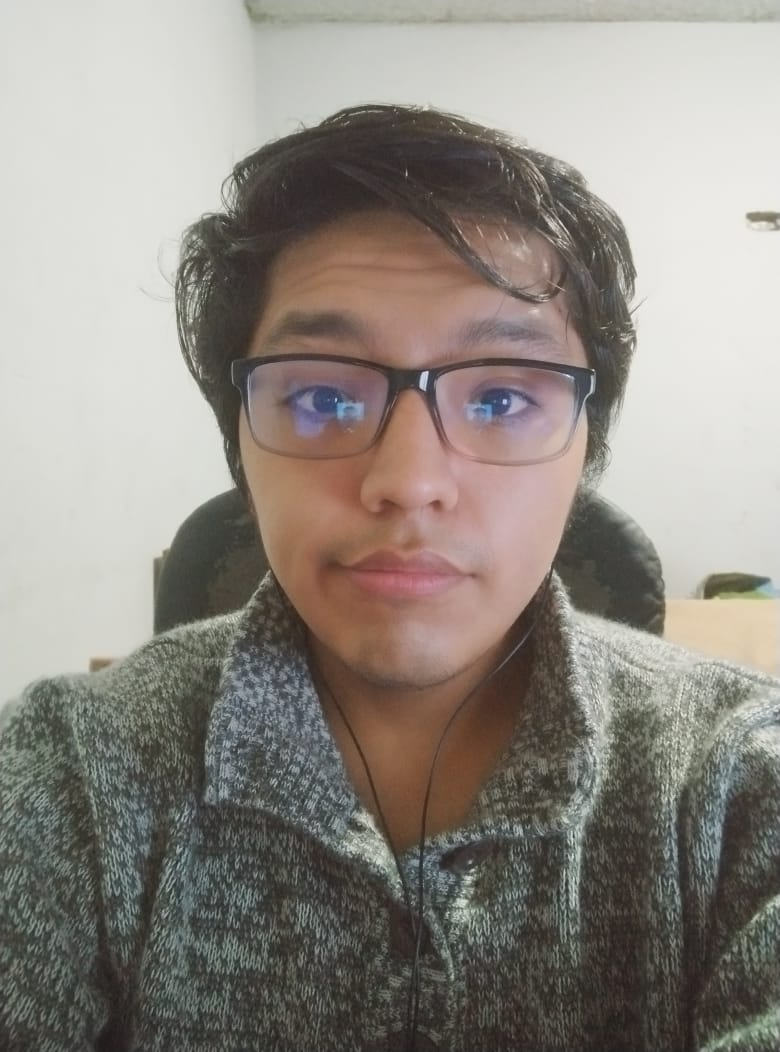
#> input picture CICLO-VII/IA/Parte_practica/semana14/Pro02DeteccionRostros/imagenes/prueba00.jpeg, 780 x 1052 px, found by its file name
$ jupyter execute deteccionRostros.ipynb
#> lines starting #> are read from the running program, lines starting #| are printed output that depends on the picture
### CICLO-7/IA/Parte_practica/S14/Pro03DeteccionRostrosWebCam/detector/detector_de_rostros.py
import cv2

class DetectorRostro:
    def __init__(self,rutaCascadaRostros):
        # cargar el detector de rostros
        self.cascadaRostro = cv2.CascadeClassifier(rutaCascadaRostros)

    def detectar(self,imagen,factorEscala = 1.1, vecMin = 5,tamMin = (30,30)):
        # detectar los rostros en la imagen
        rects = self.cascadaRostro.detectMultiScale(imagen, scaleFactor = factorEscala,
            minNeighbors = vecMin, minSize = tamMin, flags = cv2.CASCADE_SCALE_IMAGE)

        # devolver los rectangulos representando los cuadros en los
        # que se enmarcan la imagen
        return rects

### CICLO-7/IA/Parte_practica/semana14/Pro02DeteccionRostros/deteccionRostros.ipynb
# Deteccion de Rostros

Importando librerias

[cell 1]
from detector.detector_de_rostros import DetectorRostro
import argparse
import cv2
from matplotlib.pyplot import imshow

Definimos argumentos

[cell 2]
args = {
    "imagen":"/home/alex/Documentos/ApuntesSM/CICLO-VII/IA/Parte_practica/semana14/Pro02DeteccionRostros/imagenes/prueba00.jpeg",
    "imagen2":"/home/alex/Documentos/ApuntesSM/CICLO-VII/IA/Parte_practica/semana14/Pro02DeteccionRostros/imagenes/prueba01.jpeg",
    "rostro":"/home/alex/Documentos/ApuntesSM/CICLO-VII/IA/Parte_practica/semana14/Pro02DeteccionRostros/cascadas/haarcascade_frontalface_default.xml"
}

[cell 3]
# cargar la imagen y convertirla a escala de grises
imagen = cv2.imread(args["imagen"])
#> imagen is the input picture: shape (1052, 780, 3); mean B, G, R 130.2, 137.3, 143.2
gris = cv2.cvtColor(imagen,cv2.COLOR_BGR2GRAY)
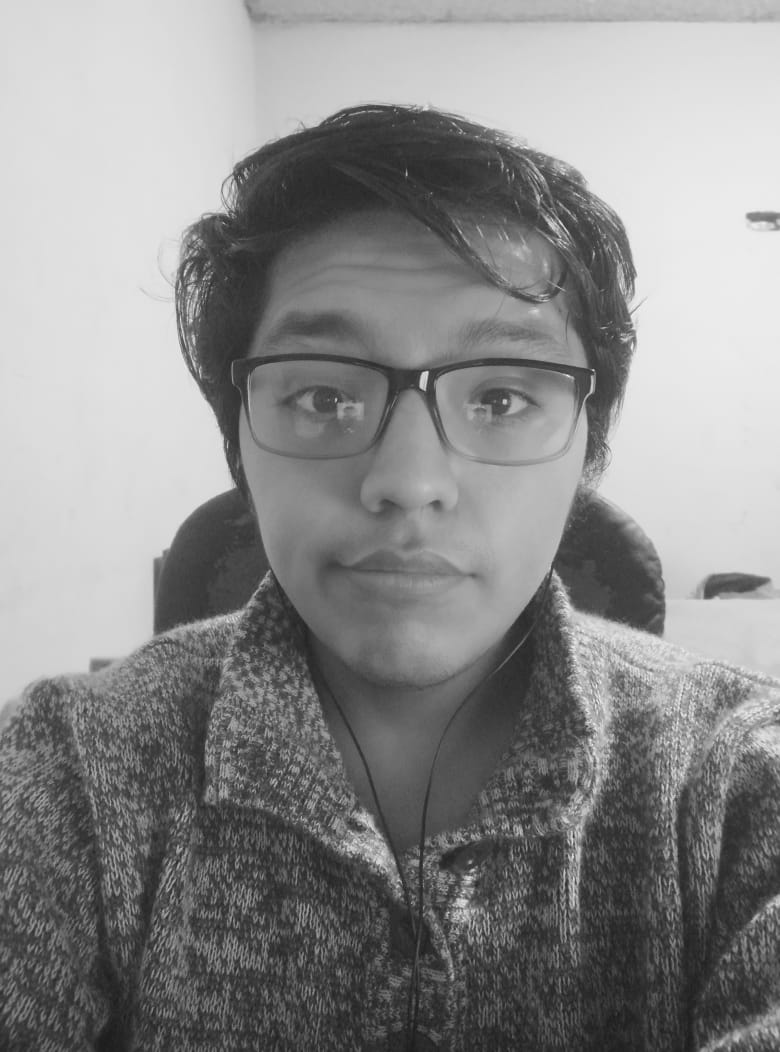
#> gris: shape (1052, 780); min 27, max 246, mean 138.3

[cell 4]
# encontrar los rostros en la imagen
dr = DetectorRostro(args["rostro"])
rectRostros = dr.detectar(gris,factorEscala=1.1, vecMin=5, tamMin=(30, 30))
#> in detectar, `rects = self.cascadaRostro.detectMultiScale(imagen, scaleFactor = fact..`: rects = [[208, 245, 420, 420]]
#> rectRostros = [[208, 245, 420, 420]]
print("Se encontró {} rostro(s)".format(len(rectRostros)))
#| Se encontró 1 rostro(s)

[cell 5]
# dibujar los rectángulos sobre los rostros
for(x , y, w, h) in rectRostros:
    cv2.rectangle(imagen,(x,y),(x+w,y+h),(0,255,0),2)
#> this loop made 1 pass
imshow(imagen)

[cell 6]
# SEGUNDA FOTO
#  cargar la imagen y convertirla a escala de grises
imagen = cv2.imread(args["imagen2"])
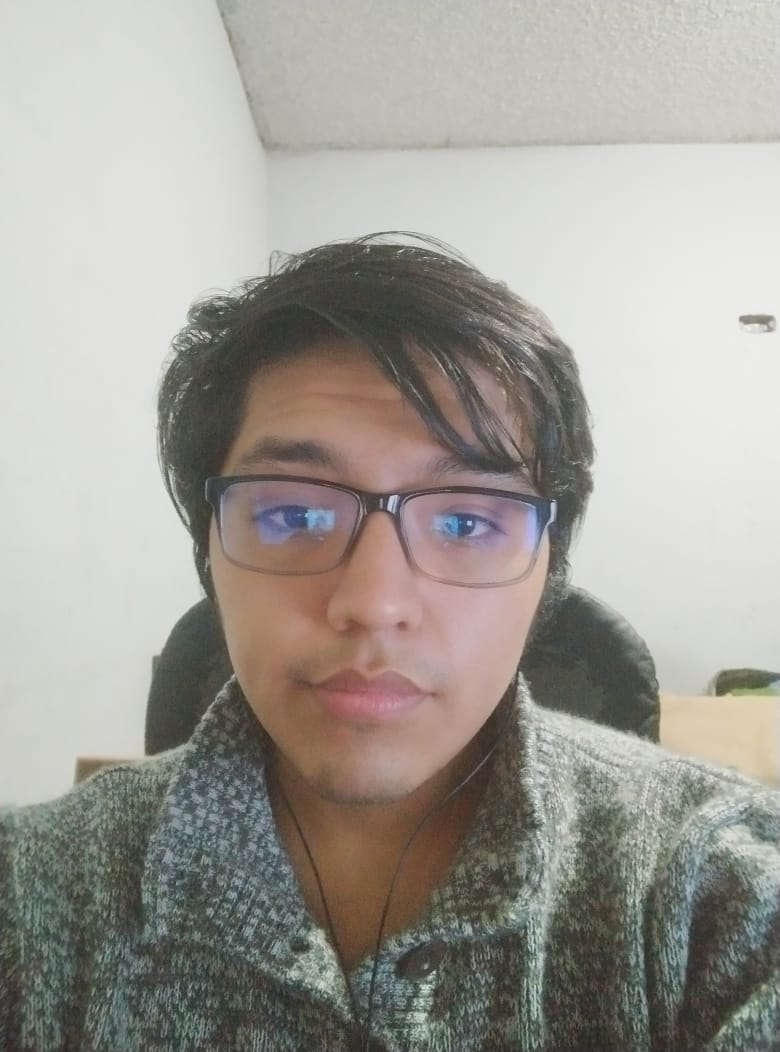
#> input picture CICLO-VII/IA/Parte_practica/semana14/Pro02DeteccionRostros/imagenes/prueba01.jpeg, 780 x 1052 px, found by its file name
#> imagen is the input picture: shape (1052, 780, 3); mean B, G, R 149.9, 156.4, 159.7
gris = cv2.cvtColor(imagen,cv2.COLOR_BGR2GRAY)
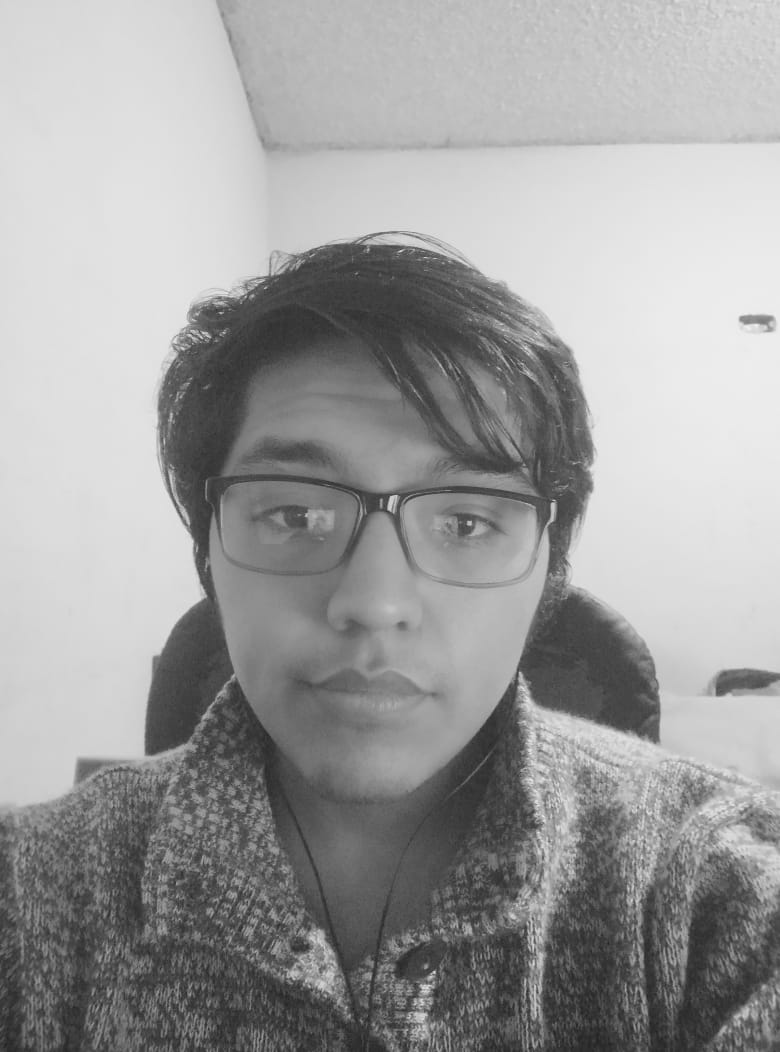
#> gris: shape (1052, 780); min 32, max 244, mean 156.7

[cell 7]
# encontrar los rostros en la imagen
dr = DetectorRostro(args["rostro"])
rectRostros = dr.detectar(gris,factorEscala=1.1, vecMin=5, tamMin=(30, 30))
#> rectRostros = [[161, 365, 428, 428]]
print("Se encontró {} rostro(s)".format(len(rectRostros)))
#| Se encontró 1 rostro(s)

[cell 8]
# dibujar los rectángulos sobre los rostros
for(x , y, w, h) in rectRostros:
    cv2.rectangle(imagen,(x,y),(x+w,y+h),(0,255,0),2)
#> this loop made 1 pass

imshow(imagen)
